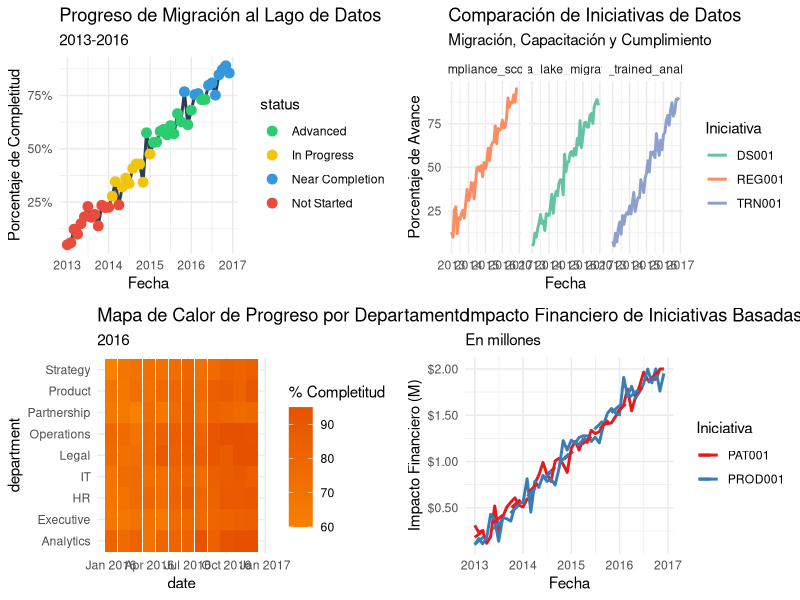

Write the R code that produced this figure.
# Cargar librerías necesarias
library(tidyverse)
library(lubridate)
library(scales)

# Leer los datos
data <- read.csv("axa_transformation_data.csv")
data$date <- as.Date(data$date)

# 1. Gráfico de evolución de migración al lago de datos
g1 <- data %>%
  filter(initiative_id == "DS001") %>%
  ggplot(aes(x=date, y=metric_value)) +
  geom_line(color="#2C3E50", size=1) +
  geom_point(aes(color=status), size=3) +
  scale_color_manual(values=c("Not Started"="#E74C3C", 
                              "In Progress"="#F1C40F",
                              "Advanced"="#2ECC71",
                              "Near Completion"="#3498DB")) +
  labs(title="Progreso de Migración al Lago de Datos",
       subtitle="2013-2016",
       y="Porcentaje de Completitud",
       x="Fecha") +
  theme_minimal() +
  scale_y_continuous(labels=function(x) paste0(x, "%"))

# 2. Gráfico comparativo de iniciativas relacionadas con datos
g2 <- data %>%
  filter(initiative_id %in% c("DS001", "TRN001", "REG001")) %>%
  ggplot(aes(x=date, y=metric_value, color=initiative_id)) +
  geom_line(size=1) +
  facet_wrap(~metric_name) +
  scale_color_brewer(palette="Set2") +
  labs(title="Comparación de Iniciativas de Datos",
       subtitle="Migración, Capacitación y Cumplimiento",
       y="Porcentaje de Avance",
       x="Fecha",
       color="Iniciativa") +
  theme_minimal()

# 3. Gráfico de calor del progreso por departamento
g3 <- data %>%
  filter(date >= as.Date("2016-01-01")) %>%
  ggplot(aes(x=date, y=department, fill=completion_percentage)) +
  geom_tile() +
  scale_fill_gradient2(low="#FFF3E0", 
                       mid="#FB8C00", 
                       high="#E65100",
                       midpoint=50) +
  labs(title="Mapa de Calor de Progreso por Departamento",
       subtitle="2016",
       fill="% Completitud") +
  theme_minimal()

# 4. Gráfico de impacto financiero de iniciativas de datos
g4 <- data %>%
  filter(impact_value > 0, 
         initiative_id %in% c("PAT001", "PROD001")) %>%
  ggplot(aes(x=date, y=impact_value/1000000, color=initiative_id)) +
  geom_line(size=1) +
  geom_smooth(method="loess", se=FALSE, linetype="dashed") +
  scale_color_brewer(palette="Set1") +
  labs(title="Impacto Financiero de Iniciativas Basadas en Datos",
       subtitle="En millones",
       y="Impacto Financiero (M)",
       x="Fecha",
       color="Iniciativa") +
  theme_minimal() +
  scale_y_continuous(labels=dollar_format())

# Organizar los gráficos
library(gridExtra)
grid.arrange(g1, g2, g3, g4, ncol=2)
